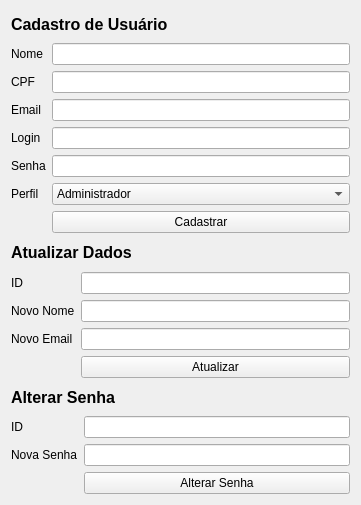
<?xml version="1.0" encoding="UTF-8"?>
<ui version="4.0">
 <class>TelaAdminUsuarios</class>
 <widget class="QWidget" name="TelaAdminUsuarios">
  <property name="geometry">
   <rect>
    <x>0</x>
    <y>0</y>
    <width>361</width>
    <height>505</height>
   </rect>
  </property>
  <layout class="QVBoxLayout" name="verticalLayout_2">
   <item>
    <widget class="QLabel" name="label">
     <property name="font">
      <font>
       <pointsize>12</pointsize>
       <bold>true</bold>
      </font>
     </property>
     <property name="text">
      <string>Cadastro de Usuário</string>
     </property>
    </widget>
   </item>
   <item>
    <layout class="QFormLayout" name="formLayout">
     <item row="0" column="0">
      <widget class="QLabel" name="nameLabel">
       <property name="text">
        <string>Nome</string>
       </property>
      </widget>
     </item>
     <item row="0" column="1">
      <widget class="QLineEdit" name="editNome"/>
     </item>
     <item row="1" column="0">
      <widget class="QLabel" name="cPFLabel">
       <property name="text">
        <string>CPF</string>
       </property>
      </widget>
     </item>
     <item row="1" column="1">
      <widget class="QLineEdit" name="editCpf"/>
     </item>
     <item row="2" column="0">
      <widget class="QLabel" name="emailLabel">
       <property name="text">
        <string>Email</string>
       </property>
      </widget>
     </item>
     <item row="2" column="1">
      <widget class="QLineEdit" name="editEmail"/>
     </item>
     <item row="3" column="0">
      <widget class="QLabel" name="loginLabel">
       <property name="text">
        <string>Login</string>
       </property>
      </widget>
     </item>
     <item row="3" column="1">
      <widget class="QLineEdit" name="editLogin"/>
     </item>
     <item row="4" column="0">
      <widget class="QLabel" name="senhaLabel">
       <property name="text">
        <string>Senha</string>
       </property>
      </widget>
     </item>
     <item row="4" column="1">
      <widget class="QLineEdit" name="editSenha">
       <property name="echoMode">
        <enum>QLineEdit::Password</enum>
       </property>
      </widget>
     </item>
     <item row="5" column="0">
      <widget class="QLabel" name="perfilLabel">
       <property name="text">
        <string>Perfil</string>
       </property>
      </widget>
     </item>
     <item row="5" column="1">
      <widget class="QComboBox" name="comboPerfil">
       <item>
        <property name="text">
         <string>Administrador</string>
        </property>
       </item>
       <item>
        <property name="text">
         <string>Medico</string>
        </property>
       </item>
       <item>
        <property name="text">
         <string>Recepcionista</string>
        </property>
       </item>
       <item>
        <property name="text">
         <string>Enfermeiro</string>
        </property>
       </item>
      </widget>
     </item>
     <item row="6" column="1">
      <widget class="QPushButton" name="btnCadastrar">
       <property name="text">
        <string>Cadastrar</string>
       </property>
      </widget>
     </item>
    </layout>
   </item>
   <item>
    <widget class="QLabel" name="label_2">
     <property name="font">
      <font>
       <pointsize>12</pointsize>
       <bold>true</bold>
      </font>
     </property>
     <property name="text">
      <string>Atualizar Dados</string>
     </property>
    </widget>
   </item>
   <item>
    <layout class="QFormLayout" name="formLayout_2">
     <item row="0" column="0">
      <widget class="QLabel" name="iDLabel">
       <property name="text">
        <string>ID</string>
       </property>
      </widget>
     </item>
     <item row="0" column="1">
      <widget class="QLineEdit" name="editId"/>
     </item>
     <item row="1" column="0">
      <widget class="QLabel" name="novoNomeLabel">
       <property name="text">
        <string>Novo Nome</string>
       </property>
      </widget>
     </item>
     <item row="1" column="1">
      <widget class="QLineEdit" name="editNovoNome"/>
     </item>
     <item row="2" column="0">
      <widget class="QLabel" name="novoEmailLabel">
       <property name="text">
        <string>Novo Email</string>
       </property>
      </widget>
     </item>
     <item row="2" column="1">
      <widget class="QLineEdit" name="editNovoEmail"/>
     </item>
     <item row="3" column="1">
      <widget class="QPushButton" name="btnAtualizar">
       <property name="text">
        <string>Atualizar</string>
       </property>
      </widget>
     </item>
    </layout>
   </item>
   <item>
    <widget class="QLabel" name="label_3">
     <property name="font">
      <font>
       <pointsize>12</pointsize>
       <bold>true</bold>
      </font>
     </property>
     <property name="text">
      <string>Alterar Senha</string>
     </property>
    </widget>
   </item>
   <item>
    <layout class="QFormLayout" name="formLayout_4">
     <item row="0" column="0">
      <widget class="QLabel" name="iDLabel_2">
       <property name="text">
        <string>ID</string>
       </property>
      </widget>
     </item>
     <item row="0" column="1">
      <widget class="QLineEdit" name="editIdSenha"/>
     </item>
     <item row="2" column="0">
      <widget class="QLabel" name="novaSenhaLabel">
       <property name="text">
        <string>Nova Senha</string>
       </property>
      </widget>
     </item>
     <item row="2" column="1">
      <widget class="QLineEdit" name="editNovaSenha">
       <property name="echoMode">
        <enum>QLineEdit::Password</enum>
       </property>
      </widget>
     </item>
     <item row="3" column="1">
      <widget class="QPushButton" name="btnAlterarSenha">
       <property name="text">
        <string>Alterar Senha</string>
       </property>
      </widget>
     </item>
    </layout>
   </item>
  </layout>
 </widget>
 <resources/>
 <connections/>
</ui>
